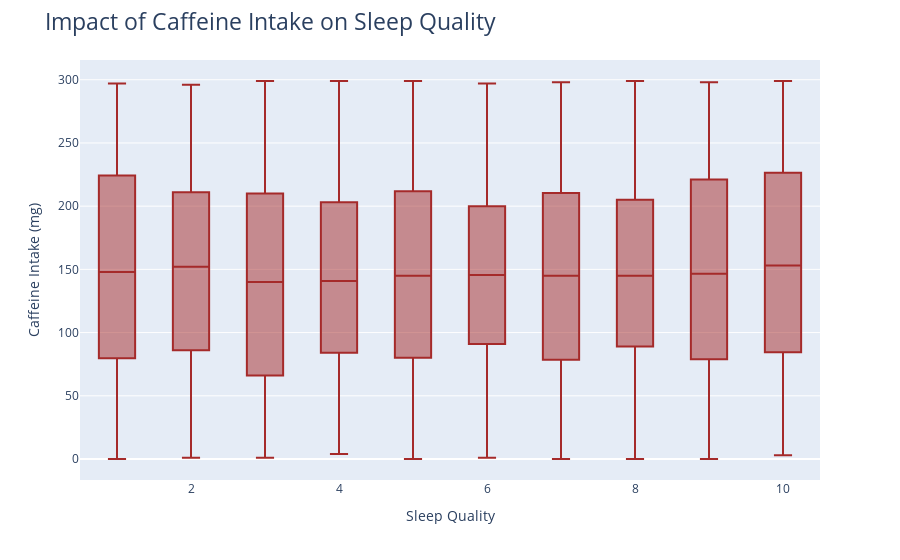

This figure's notebook cell:
### Markdown cell above
### *Does caffeine intake affect sleep quality?*

### Code cell
# create a box plot comparing exercise and sleep quality
fig = px.box(avg_sleep_quality,
             x = "Sleep Quality (rounded)",
             y = "Caffeine Intake (mg)")

# adjust formatting
fig.update_traces(marker_color="brown")
fig.update_layout(title_text = "Impact of Caffeine Intake on Sleep Quality",
                  title_font_size = 23,
                  xaxis_title = "Sleep Quality",
                  yaxis_title = "Caffeine Intake (mg)")
             
# show plot
fig.show()

### Figure 1 — Plotly figure (JSON) as saved in the notebook; plotly's stock layout.template omitted (floating-point values rounded to 4 significant figures; data arrays with more than 128 entries replaced by an {"elided": "..."} marker saying what was removed)
{"data": [{"alignmentgroup": "True", "hovertemplate": "Sleep Quality (rounded)=%{x}<br>Caffeine Intake (mg)=%{y}<extra></extra>", "legendgroup": "", "marker": {"color": "brown"}, "name": "", "notched": false, "offsetgroup": "", "orientation": "v", "showlegend": false, "type": "box", "x": {"elided": "3858 int values"}, "x0": " ", "xaxis": "x", "y": {"elided": "3858 float values"}, "y0": " ", "yaxis": "y"}], "layout": {"autosize": true, "boxmode": "group", "legend": {"tracegroupgap": 0}, "margin": {"t": 60}, "title": {"font": {"size": 23}, "text": "Impact of Caffeine Intake on Sleep Quality"}, "xaxis": {"anchor": "y", "autorange": true, "domain": [0, 1], "range": [0.5, 10.5], "title": {"text": "Sleep Quality"}, "type": "linear"}, "yaxis": {"anchor": "x", "autorange": true, "domain": [0, 1], "range": [-16.61, 315.6], "title": {"text": "Caffeine Intake (mg)"}, "type": "linear"}}}
